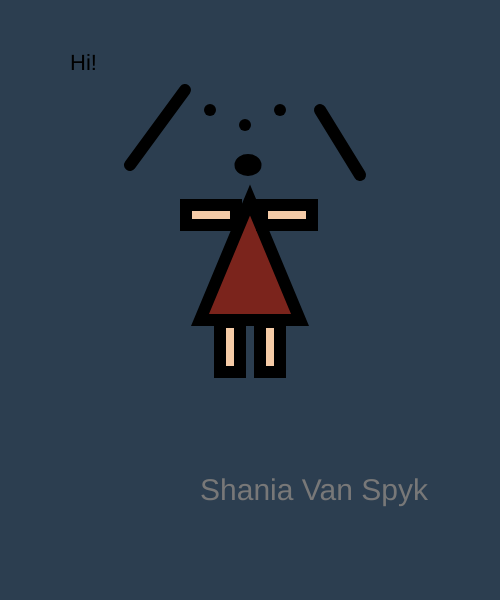
Frame 1 (no input)
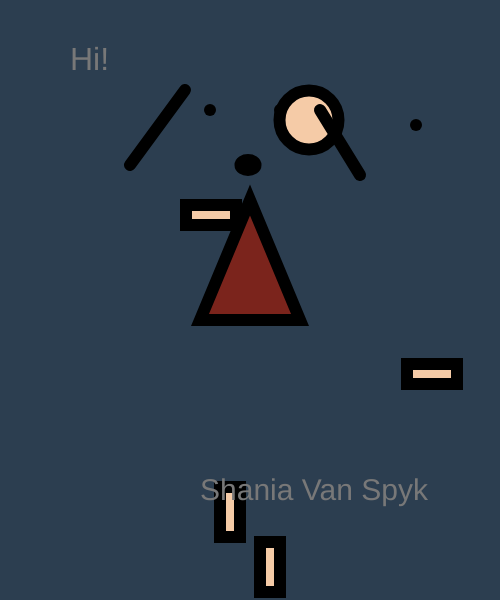
Frame 60 (no input)
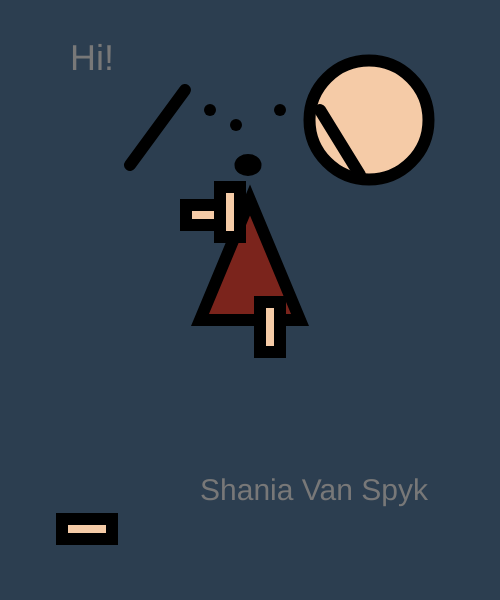
Frame 120 (the mouse pressed at the canvas centre since frame 60)

The p5.js sketch that drew these frames (run headless with seeded random() and noise() and a simulated clock; from frame 60 on, the mouse is pressed at the canvas centre):

// p5.js sketch
// ── sketch.js
//head movement
var headX = 250;
var headY = 120;
var headDirection = 1;

let dia = 0;
let growAmount = 1;
let grow = true;

//rightleg movement
var rightlegX =260;
var rightlegY=322;
var rightlegDirection = 4;

//leftleg movement
var leftlegX =260;
var leftlegY=322;
var leftlegDirection = 5;

//rightarm movement
var rightarmX = 262;
var rightarmY = 205;
var rightarmXSpeed;
var rightarmYSpeed;

//leftarm movement
var noseX =245
var noseY =125
var noseDirection = 3


// movement for text name
var size = 22;
var count = 0;
var sizeDirection = 2;

function setup()
{
    createCanvas(500, 600);
}

function draw()
{
    background(44, 62, 80 );
      textSize(size);
  size+= sizeDirection;
    count++;
    if(count > 8)
    {
        sizeDirection *=-1;
        count = 0;
    }
    text("Hi!", 70,70);

    // head
    fill(245, 203, 167 );
  circle(headX,headY,dia);
  if (dia > 200) {
    grow = false
  }
  if (dia < 0) {
    grow = true
  }
  
  if (grow == true) {
    dia += growAmount
  } else {
    dia -= growAmount
  }
  
  console.log("diameter", dia)
  console.log("grow", grow)
    headX+=headDirection;
    if(headX >= 418 || headX <= 82)
    {
        headDirection *= -1;
    }
   
    // eyes
    strokeWeight(12);
    fill(135, 54, 0);
    point(210,110);
    point(280,110);
  
   // nose
    point(noseX,noseY);
   noseX+=noseDirection;
    if(noseX >= 418 || noseX <= 82)
    {
        noseDirection *= -1;
    }

    
    // mouth
    fill(123, 36, 28)
    ellipse(248, 165, 15, 10)

    // hair
    line(130,165,185,90);
    line(320,110,360,175);

  
    
    // decoration
    fill(123, 36, 28 );
    triangle(200,320,250,200,300,320)
    // right arm
    fill(245, 203, 167 );
   rect(rightarmX, rightarmY,50,20);
    
  rightarmXSpeed = Math.floor(Math.random() * (Math.floor(Math.random() * 5)) + 2);
    rightarmYSpeed = Math.floor(Math.random() * (Math.floor(Math.random() * 5)) + 2);
    // move the shape
   rightarmX += rightarmXSpeed;
   rightarmY += rightarmYSpeed;
    // check to see if the shape has gone out of bounds
    if(rightarmX > width)
    {
        rightarmX = 0;
    }
    if(rightarmX < 0)
    {
        rightarmX = width;
    }
    if(rightarmY > height)
    {
       rightarmY = 0;
    }
    if(rightarmY < 0)
    {
        rightarmY = height;
    }
  
    // left arm
    rect(186,205,50,20);
    // left leg
    rect(220,leftlegY,20,50);
   leftlegY += leftlegDirection;
    if(leftlegY <= 0 || leftlegY >= 550 )
    {
        leftlegDirection *= -1;
    }
    // right leg
  rect(260,rightlegY,20,50);
    rightlegY += rightlegDirection;
    if(rightlegY <= 0 || rightlegY >= 550 )
    {
        rightlegDirection *= -1;
    }
  
  
    fill(120);
    textSize(30);
    text("Shania Van Spyk",200,500 );


}
// ── test.html
<html>
<head>
<script src="p5.min.js"></script>
<script src="sketch2.js"></script>
</head>
<body></body>

</html>
